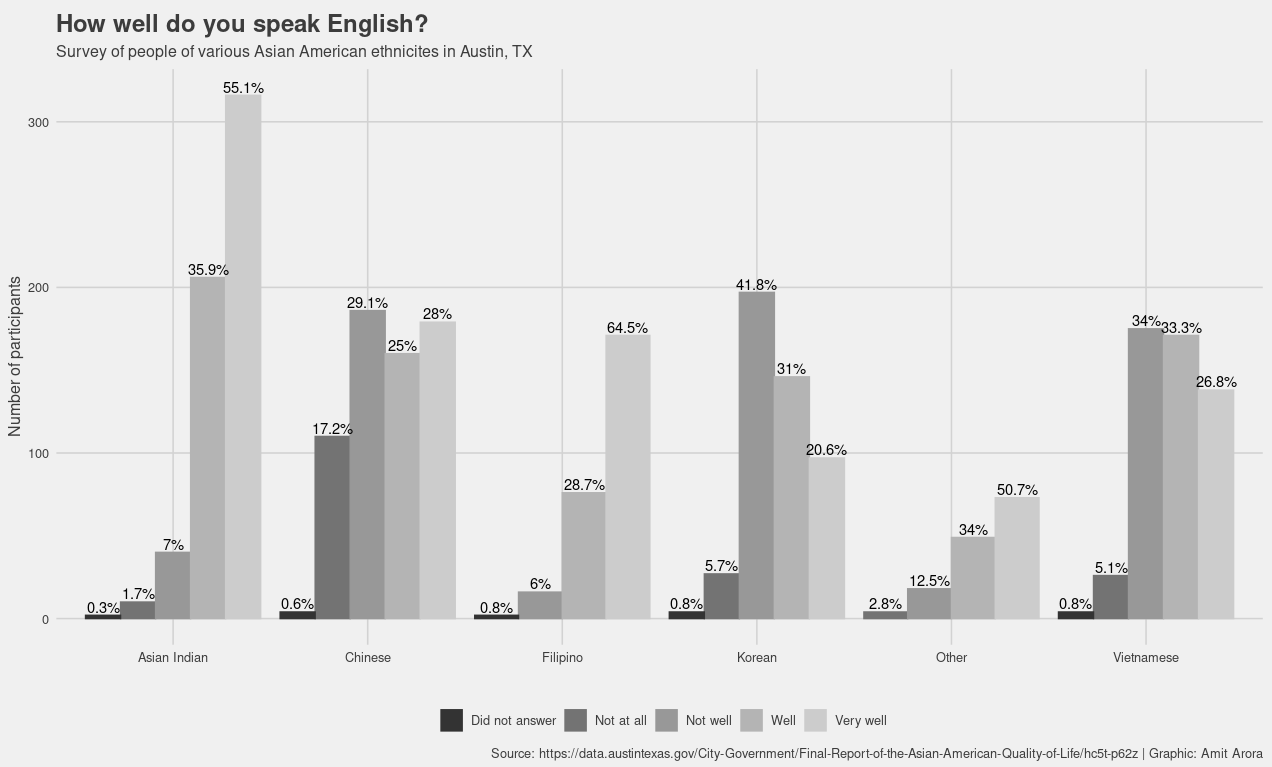

Generate this figure with R:
library(glue)
library(dplyr)
library(tidyr)
library(ggplot2)
library(ggrepel)
library(ggpmisc)
library(forcats)
library(ggthemes)
library(janitor)
library(lubridate)
library(tidyverse)

aaqol <- read_csv("24-monochrome/Final_Report_of_the_Asian_American_Quality_of_Life__AAQoL_.csv") %>%
  janitor::clean_names()
head(aaqol)
glimpse(aaqol)


aaqol_english_speaking <- aaqol %>%
  filter(!is.na(ethnicity)) %>%
  mutate(english_speaking = factor(english_speaking, c("Did not answer", "Not at all", "Not well", "Well", "Very well"))) %>%
  count(ethnicity, english_speaking) %>%
  replace_na(list(english_speaking="Did not answer")) %>%
  group_by(ethnicity) %>%
  mutate(pct = (100*n)/sum(n))
aaqol_english_speaking

aaqol_english_speaking %>%
  ggplot(aes(x=ethnicity, y=n, col=english_speaking, fill=english_speaking, group=english_speaking)) +
  geom_bar(stat='identity', position='dodge') +
  geom_text(aes(label=glue("{round(pct, 1)}%")), position=position_dodge(width=0.9), vjust=-0.25, color=I("black")) +
  scale_fill_grey() +
  scale_color_grey() +
  theme_fivethirtyeight() +
  labs(title="How well do you speak English?",
       subtitle="Survey of people of various Asian American ethnicites in Austin, TX",
       caption="Source: https://data.austintexas.gov/City-Government/Final-Report-of-the-Asian-American-Quality-of-Life/hc5t-p62z | Graphic: Amit Arora") +
  theme(legend.title = element_blank(), axis.title = element_text()) +
  ylab("Number of participants") +
  xlab("")
